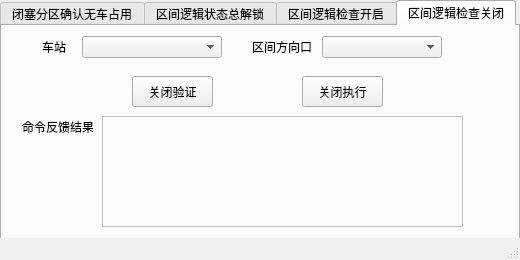
<?xml version="1.0" encoding="UTF-8"?>
<ui version="4.0">
 <class>QJlogic</class>
 <widget class="QMainWindow" name="QJlogic">
  <property name="geometry">
   <rect>
    <x>0</x>
    <y>0</y>
    <width>520</width>
    <height>260</height>
   </rect>
  </property>
  <property name="minimumSize">
   <size>
    <width>520</width>
    <height>260</height>
   </size>
  </property>
  <property name="maximumSize">
   <size>
    <width>520</width>
    <height>260</height>
   </size>
  </property>
  <property name="windowTitle">
   <string>闭塞分区确认无车占用</string>
  </property>
  <widget class="QWidget" name="centralwidget">
   <widget class="QTabWidget" name="tabWidget">
    <property name="enabled">
     <bool>true</bool>
    </property>
    <property name="geometry">
     <rect>
      <x>0</x>
      <y>0</y>
      <width>520</width>
      <height>240</height>
     </rect>
    </property>
    <property name="styleSheet">
     <string notr="true"/>
    </property>
    <property name="currentIndex">
     <number>3</number>
    </property>
    <widget class="QWidget" name="tab">
     <attribute name="title">
      <string>闭塞分区确认无车占用</string>
     </attribute>
     <widget class="QPushButton" name="pushButton">
      <property name="geometry">
       <rect>
        <x>130</x>
        <y>50</y>
        <width>81</width>
        <height>31</height>
       </rect>
      </property>
      <property name="text">
       <string>无车验证</string>
      </property>
     </widget>
     <widget class="QPushButton" name="pushButton_2">
      <property name="geometry">
       <rect>
        <x>300</x>
        <y>50</y>
        <width>81</width>
        <height>31</height>
       </rect>
      </property>
      <property name="text">
       <string>无车执行</string>
      </property>
     </widget>
     <widget class="QLabel" name="label">
      <property name="geometry">
       <rect>
        <x>40</x>
        <y>10</y>
        <width>54</width>
        <height>21</height>
       </rect>
      </property>
      <property name="text">
       <string>车站</string>
      </property>
     </widget>
     <widget class="QComboBox" name="comboBox">
      <property name="geometry">
       <rect>
        <x>80</x>
        <y>10</y>
        <width>140</width>
        <height>22</height>
       </rect>
      </property>
     </widget>
     <widget class="QLabel" name="label_2">
      <property name="geometry">
       <rect>
        <x>250</x>
        <y>10</y>
        <width>70</width>
        <height>21</height>
       </rect>
      </property>
      <property name="text">
       <string>闭塞分区</string>
      </property>
     </widget>
     <widget class="QComboBox" name="comboBox_2">
      <property name="geometry">
       <rect>
        <x>320</x>
        <y>10</y>
        <width>120</width>
        <height>22</height>
       </rect>
      </property>
     </widget>
     <widget class="QTextEdit" name="textEdit_8">
      <property name="enabled">
       <bool>false</bool>
      </property>
      <property name="geometry">
       <rect>
        <x>100</x>
        <y>90</y>
        <width>361</width>
        <height>111</height>
       </rect>
      </property>
      <property name="styleSheet">
       <string notr="true">background-color: rgb(250, 250, 250);</string>
      </property>
     </widget>
     <widget class="QLabel" name="label_16">
      <property name="geometry">
       <rect>
        <x>20</x>
        <y>90</y>
        <width>71</width>
        <height>21</height>
       </rect>
      </property>
      <property name="text">
       <string>命令反馈结果</string>
      </property>
     </widget>
    </widget>
    <widget class="QWidget" name="tab_2">
     <attribute name="title">
      <string>区间逻辑状态总解锁</string>
     </attribute>
     <widget class="QLabel" name="label_7">
      <property name="geometry">
       <rect>
        <x>250</x>
        <y>10</y>
        <width>70</width>
        <height>21</height>
       </rect>
      </property>
      <property name="text">
       <string>区间方向口</string>
      </property>
     </widget>
     <widget class="QLabel" name="label_8">
      <property name="geometry">
       <rect>
        <x>40</x>
        <y>10</y>
        <width>54</width>
        <height>21</height>
       </rect>
      </property>
      <property name="text">
       <string>车站</string>
      </property>
     </widget>
     <widget class="QComboBox" name="comboBox_5">
      <property name="geometry">
       <rect>
        <x>320</x>
        <y>10</y>
        <width>120</width>
        <height>22</height>
       </rect>
      </property>
     </widget>
     <widget class="QComboBox" name="comboBox_6">
      <property name="geometry">
       <rect>
        <x>80</x>
        <y>10</y>
        <width>140</width>
        <height>22</height>
       </rect>
      </property>
     </widget>
     <widget class="QPushButton" name="pushButton_5">
      <property name="geometry">
       <rect>
        <x>300</x>
        <y>50</y>
        <width>81</width>
        <height>31</height>
       </rect>
      </property>
      <property name="text">
       <string>总解锁执行</string>
      </property>
     </widget>
     <widget class="QPushButton" name="pushButton_6">
      <property name="geometry">
       <rect>
        <x>130</x>
        <y>50</y>
        <width>81</width>
        <height>31</height>
       </rect>
      </property>
      <property name="text">
       <string>总解锁验证</string>
      </property>
     </widget>
     <widget class="QLabel" name="label_17">
      <property name="geometry">
       <rect>
        <x>20</x>
        <y>90</y>
        <width>71</width>
        <height>21</height>
       </rect>
      </property>
      <property name="text">
       <string>命令反馈结果</string>
      </property>
     </widget>
     <widget class="QTextEdit" name="textEdit_9">
      <property name="enabled">
       <bool>false</bool>
      </property>
      <property name="geometry">
       <rect>
        <x>100</x>
        <y>90</y>
        <width>361</width>
        <height>111</height>
       </rect>
      </property>
      <property name="styleSheet">
       <string notr="true">background-color: rgb(250, 250, 250);</string>
      </property>
     </widget>
    </widget>
    <widget class="QWidget" name="tab_3">
     <attribute name="title">
      <string>区间逻辑检查开启</string>
     </attribute>
     <widget class="QPushButton" name="pushButton_7">
      <property name="geometry">
       <rect>
        <x>300</x>
        <y>50</y>
        <width>81</width>
        <height>31</height>
       </rect>
      </property>
      <property name="text">
       <string>开启执行</string>
      </property>
     </widget>
     <widget class="QPushButton" name="pushButton_8">
      <property name="geometry">
       <rect>
        <x>130</x>
        <y>50</y>
        <width>81</width>
        <height>31</height>
       </rect>
      </property>
      <property name="text">
       <string>开启验证</string>
      </property>
     </widget>
     <widget class="QLabel" name="label_10">
      <property name="geometry">
       <rect>
        <x>250</x>
        <y>10</y>
        <width>70</width>
        <height>21</height>
       </rect>
      </property>
      <property name="text">
       <string>区间方向口</string>
      </property>
     </widget>
     <widget class="QLabel" name="label_11">
      <property name="geometry">
       <rect>
        <x>40</x>
        <y>10</y>
        <width>54</width>
        <height>21</height>
       </rect>
      </property>
      <property name="text">
       <string>车站</string>
      </property>
     </widget>
     <widget class="QComboBox" name="comboBox_7">
      <property name="geometry">
       <rect>
        <x>320</x>
        <y>10</y>
        <width>120</width>
        <height>22</height>
       </rect>
      </property>
     </widget>
     <widget class="QComboBox" name="comboBox_8">
      <property name="geometry">
       <rect>
        <x>80</x>
        <y>10</y>
        <width>140</width>
        <height>22</height>
       </rect>
      </property>
     </widget>
     <widget class="QLabel" name="label_18">
      <property name="geometry">
       <rect>
        <x>20</x>
        <y>90</y>
        <width>71</width>
        <height>21</height>
       </rect>
      </property>
      <property name="text">
       <string>命令反馈结果</string>
      </property>
     </widget>
     <widget class="QTextEdit" name="textEdit_10">
      <property name="enabled">
       <bool>false</bool>
      </property>
      <property name="geometry">
       <rect>
        <x>100</x>
        <y>90</y>
        <width>361</width>
        <height>111</height>
       </rect>
      </property>
      <property name="styleSheet">
       <string notr="true">background-color: rgb(250, 250, 250);</string>
      </property>
     </widget>
    </widget>
    <widget class="QWidget" name="tab_4">
     <attribute name="title">
      <string>区间逻辑检查关闭</string>
     </attribute>
     <widget class="QPushButton" name="pushButton_9">
      <property name="geometry">
       <rect>
        <x>300</x>
        <y>50</y>
        <width>81</width>
        <height>31</height>
       </rect>
      </property>
      <property name="text">
       <string>关闭执行</string>
      </property>
     </widget>
     <widget class="QPushButton" name="pushButton_10">
      <property name="geometry">
       <rect>
        <x>130</x>
        <y>50</y>
        <width>81</width>
        <height>31</height>
       </rect>
      </property>
      <property name="text">
       <string>关闭验证</string>
      </property>
     </widget>
     <widget class="QLabel" name="label_28">
      <property name="geometry">
       <rect>
        <x>250</x>
        <y>10</y>
        <width>70</width>
        <height>21</height>
       </rect>
      </property>
      <property name="text">
       <string>区间方向口</string>
      </property>
     </widget>
     <widget class="QLabel" name="label_29">
      <property name="geometry">
       <rect>
        <x>40</x>
        <y>10</y>
        <width>54</width>
        <height>21</height>
       </rect>
      </property>
      <property name="text">
       <string>车站</string>
      </property>
     </widget>
     <widget class="QComboBox" name="comboBox_19">
      <property name="geometry">
       <rect>
        <x>80</x>
        <y>10</y>
        <width>140</width>
        <height>22</height>
       </rect>
      </property>
     </widget>
     <widget class="QComboBox" name="comboBox_20">
      <property name="geometry">
       <rect>
        <x>320</x>
        <y>10</y>
        <width>120</width>
        <height>22</height>
       </rect>
      </property>
     </widget>
     <widget class="QLabel" name="label_19">
      <property name="geometry">
       <rect>
        <x>20</x>
        <y>90</y>
        <width>71</width>
        <height>21</height>
       </rect>
      </property>
      <property name="text">
       <string>命令反馈结果</string>
      </property>
     </widget>
     <widget class="QTextEdit" name="textEdit_11">
      <property name="enabled">
       <bool>false</bool>
      </property>
      <property name="geometry">
       <rect>
        <x>100</x>
        <y>90</y>
        <width>361</width>
        <height>111</height>
       </rect>
      </property>
      <property name="styleSheet">
       <string notr="true">background-color: rgb(250, 250, 250);</string>
      </property>
     </widget>
    </widget>
   </widget>
  </widget>
  <widget class="QMenuBar" name="menubar">
   <property name="geometry">
    <rect>
     <x>0</x>
     <y>0</y>
     <width>520</width>
     <height>22</height>
    </rect>
   </property>
  </widget>
  <widget class="QStatusBar" name="statusbar"/>
 </widget>
 <resources/>
 <connections/>
</ui>
